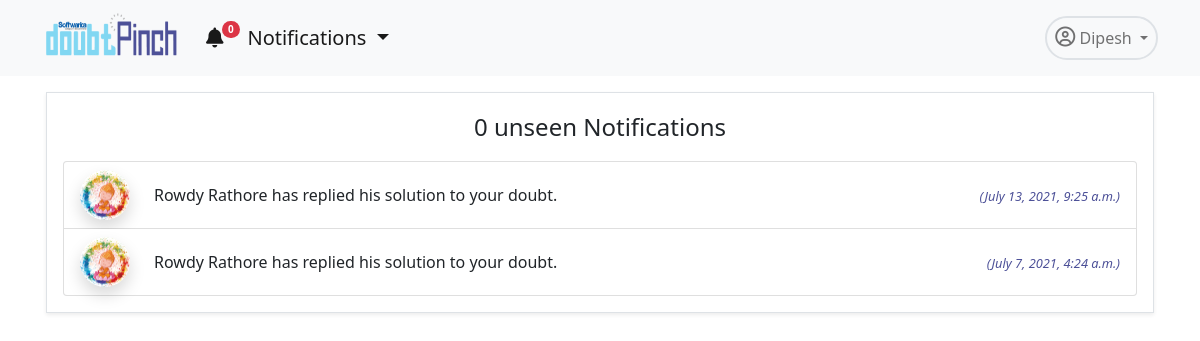
Page /app/notifications/ (signed in) on the earlier database version.
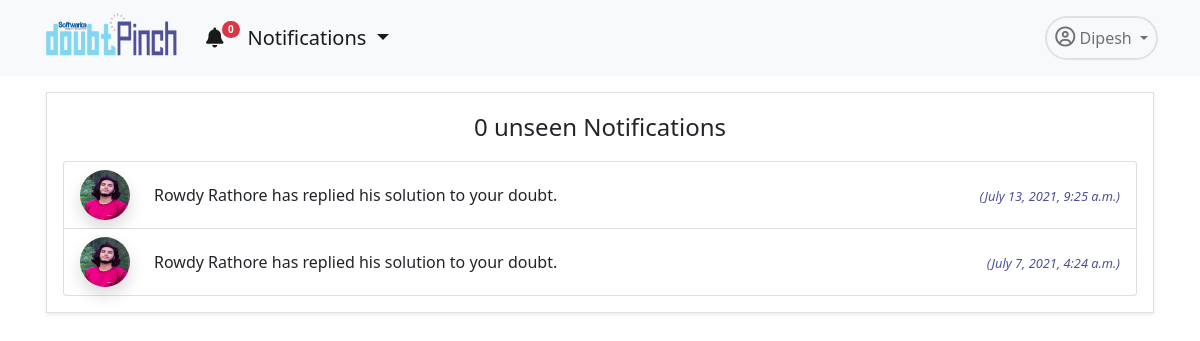
Same page on the later database version.
### dpapp/models.py (models this page shows, shortened)
class Notification(models.Model):
    NOTIFICATION_TYPES = ((1,'Doubt'),(2,'Answer'), (3,'Comment'))
    doubt= models.ForeignKey(Doubt, on_delete=models.CASCADE, related_name="noti_doubt", blank=True, null=True)
    answer= models.ForeignKey(Answer, on_delete=models.CASCADE, related_name="noti_answer", blank=True, null=True)
    sender = models.ForeignKey(User, on_delete=models.CASCADE, related_name="noti_from_user")
    user = models.ForeignKey(User, on_delete=models.CASCADE, related_name="noti_to_user")
    notification_type = models.IntegerField(choices=NOTIFICATION_TYPES)
    text_preview = models.CharField(max_length=90, blank=True)
    date = models.DateTimeField(auto_now_add=True)
    is_seen = models.BooleanField(default=False)

### accounts/models.py (models this page shows, shortened)
class User(AbstractUser):
    username = None#models.CharField(max_length=255, null=True, blank=True)
    email = models.EmailField(
        verbose_name='email address',
        max_length=255,
        unique=True,
    )
    profile_pic= models.ImageField(upload_to='admin_pics', null=True, blank=True)
    email_confirmed = models.BooleanField(default=False) #initially this field is false but will se chan
    is_active = models.BooleanField(default=False)
    is_staff = models.BooleanField(default=False) # a admin user; non super-user
    is_admin = models.BooleanField(default=False)
    is_seller = models.BooleanField(default=False)
    is_customer = models.BooleanField(default=False)
    USERNAME_FIELD = 'email'
    REQUIRED_FIELDS = [] #emaila nd password are required fields and first name and last name is inherited from the user creation model
    object = UserManager()
    @property
    def ProfilePicUrl(self):
        try:
            url=self.profile_pic.url
        except:
            url=''
        return url

### dpapp/views.py (the view)
# urls.py: path('notifications/',NotificationView.as_view(),name='notifications'),
class NotificationView(TemplateView):
    template_name= 'dpapp/notifications.html'
    def get_context_data(self, **kwargs):
        context = super(NotificationView, self).get_context_data(**kwargs)
        user=self.request.user
        notifications = Notification.objects.filter(user=user).order_by('-id')
        noti_count = Notification.objects.filter(user=user, is_seen=False).count()
        paginator= Paginator(notifications, 15)
        page = self.request.GET.get('page')
        try:
            notifications = paginator.page(page)
        except PageNotAnInteger:
            notifications = paginator.page(1)
        except EmptyPage:
            notifications = paginator.page(paginator.num_pages)
        context.update({'notifications': notifications,'noti_count':noti_count,'page':page})
        return context

### dpapp/blognav.py (called while the page is built)
def navbar(request):
    if not request.user.is_anonymous:
        user=request.user
        notifications = Notification.objects.filter(user=user).order_by('-id')[:5]
        noti_count = Notification.objects.filter(user=user, is_seen=False).count()
        return {'nav_notifications': notifications,'noti_count':noti_count}
    return {'nav_notifications': '0','noti_count':0}

### templates/dpapp/notifications.html (shortened to what this page needs)
{% extends 'dpapp/base.html' %}
{% load static %}
{% block navbar%}
<link rel="stylesheet" href="{% static 'dpapp/css/paginate.css' %}">
<div class="container">
    <div class="row mt-3 ">
        <div class="col border shadow-sm p-3 mx-3 mb-3">
            <p class="fw-light fs-4 text-center position-relative "><span class="noti-count">{{noti_count}}</span> unseen Notifications  </p>
            <div class="mt-1">
                <ul class="list-group bg-light">
                    {% for i in notifications%}
                    <li class="list-group-item d-flex align-items-center ">
                        <div class="me-4">
                            <img alt="40x40" height="50" width="50" class="rounded-circle shadow" src="{{i.sender.ProfilePicUrl}}"
                                data-holder-rendered="true">
                        </div>
                        {% if i.doubt == null %}
                        {% if i.is_seen %}
                        <div class="me-2"><a class="text-decoration-none fw-light text-dark seen-click" data-nid={{i.id}} href="{% url 'dpapp:comment' i.answer.id %}">{{i.sender.first_name}} {{i.sender.last_name}} has commented on the answer you replied.</a> </div>
                        {%else%}
                        <div class="me-2 "><a class="text-decoration-none  seen-click " data-nid={{i.id}} href="{% url 'dpapp:comment' i.answer.id %}">{{i.sender.first_name}} {{i.sender.last_name}} has commented on the answer you replied.</a> </div>
                        {%endif%}
                        {% elif i.answer == null %}
                        {% if i.is_seen %}
                        <div class="me-2"><a class="text-decoration-none fw-light text-dark seen-click" data-nid={{i.id}} href="{% url 'dpapp:detail' i.doubt.id %}">{{i.sender.first_name}} {{i.sender.last_name}} has replied his solution to your doubt. </a> </div>
                        {%else%}
                        <div class="me-2 "><a class="text-decoration-none  seen-click " data-nid={{i.id}} href="{% url 'dpapp:detail' i.doubt.id %}">{{i.sender.first_name}} {{i.sender.last_name}} has replied his solution to your doubt. </a> </div>
                        {%endif%}
                        {% endif %}
                        <div class="ms-auto" >
                            <i class="fw-light text-pinch" style="font-size: 0.8em;">({{i.date}})</i>
                        </div>
                    </li>
                    {% empty %}
                    <h3 class="text-center">No notifications.</h3>
                    {% endfor %}
                </ul>
            </div>
        </div>
    </div>
</div>
{% endblock %}

Differences in the rows shown:
changed through a linked row, Notification "July 13, 2021, 9:25 a.m.": sender.ProfilePicUrl: a different picture
changed through a linked row, Notification "July 7, 2021, 4:24 a.m.": sender.ProfilePicUrl: a different picture
